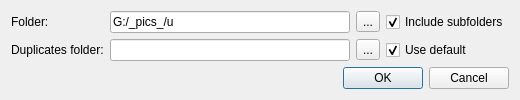
<?xml version="1.0" encoding="UTF-8"?>
<ui version="4.0">
 <class>ProjectSettingsDialog</class>
 <widget class="QDialog" name="ProjectSettingsDialog">
  <property name="geometry">
   <rect>
    <x>0</x>
    <y>0</y>
    <width>520</width>
    <height>93</height>
   </rect>
  </property>
  <property name="windowTitle">
   <string>Dialog</string>
  </property>
  <layout class="QGridLayout" name="gridLayout">
   <item row="0" column="0">
    <widget class="QLabel" name="label">
     <property name="text">
      <string>Folder:</string>
     </property>
    </widget>
   </item>
   <item row="0" column="1">
    <widget class="QLineEdit" name="folderLineEdit">
     <property name="text">
      <string>G:/_pics_/u</string>
     </property>
    </widget>
   </item>
   <item row="0" column="2">
    <widget class="QToolButton" name="folderToolButton">
     <property name="text">
      <string>...</string>
     </property>
    </widget>
   </item>
   <item row="0" column="3">
    <widget class="QCheckBox" name="subfolderCheckBox">
     <property name="text">
      <string>Include subfolders</string>
     </property>
     <property name="checked">
      <bool>true</bool>
     </property>
    </widget>
   </item>
   <item row="2" column="0" colspan="4">
    <widget class="QDialogButtonBox" name="buttonBox">
     <property name="standardButtons">
      <set>QDialogButtonBox::Cancel|QDialogButtonBox::Ok</set>
     </property>
    </widget>
   </item>
   <item row="1" column="0">
    <widget class="QLabel" name="label_2">
     <property name="text">
      <string>Duplicates folder:</string>
     </property>
    </widget>
   </item>
   <item row="1" column="1">
    <widget class="QLineEdit" name="duplicatesLineEdit"/>
   </item>
   <item row="1" column="2">
    <widget class="QToolButton" name="duplicatesToolButton">
     <property name="text">
      <string>...</string>
     </property>
    </widget>
   </item>
   <item row="1" column="3">
    <widget class="QCheckBox" name="duplicatesDefaultCheckBox">
     <property name="text">
      <string>Use default</string>
     </property>
     <property name="checked">
      <bool>true</bool>
     </property>
    </widget>
   </item>
  </layout>
 </widget>
 <resources/>
 <connections/>
</ui>
